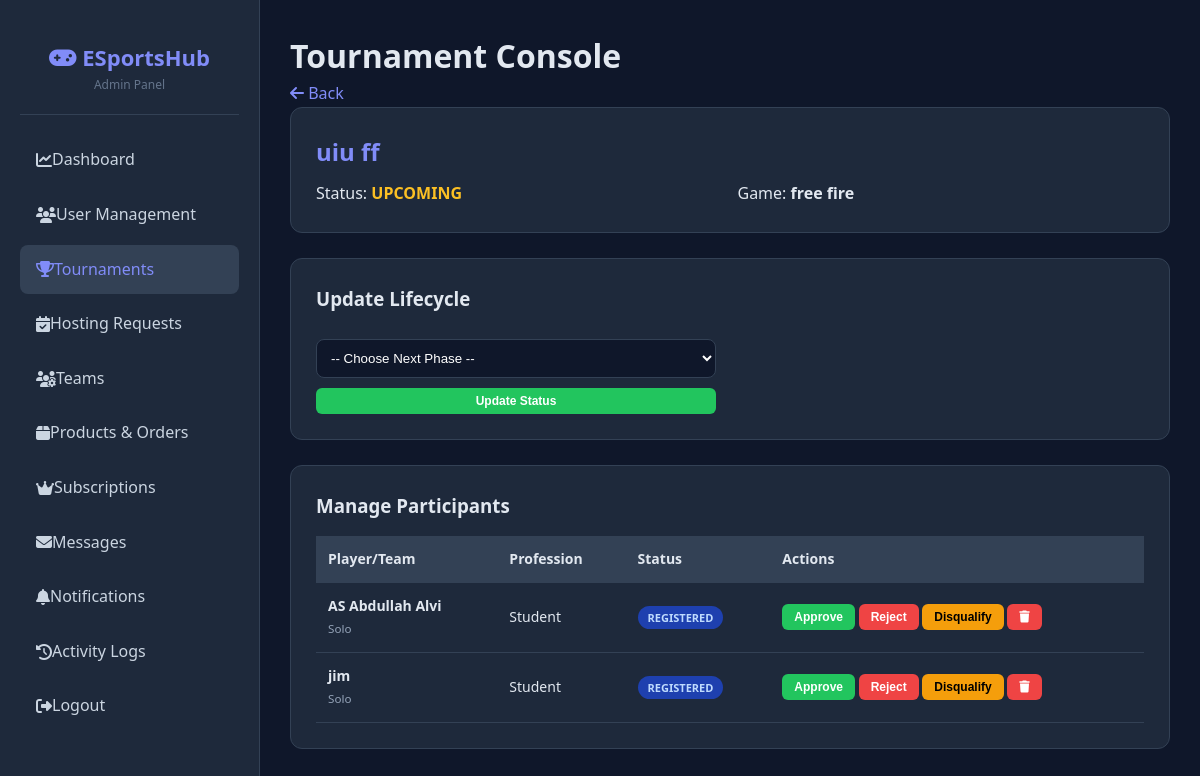
The app's page /admin/view_tournament.php?id=6 (signed in) with its own data.
### tables this page shows
CREATE TABLE `tournaments` (
  `tournament_id` int(11) NOT NULL,
  `tournament_name` varchar(255) NOT NULL,
  `game_category` varchar(100) NOT NULL,
  `tournament_type` enum('Public','University','Invitational') NOT NULL,
  `organizer_id` int(11) NOT NULL,
  `event_id` int(11) DEFAULT NULL,
  `prize_pool` decimal(12,2) DEFAULT NULL,
  `max_participants` int(11) DEFAULT NULL,
  `max_slots` int(11) NOT NULL DEFAULT 0,
  `registration_fee` decimal(10,2) DEFAULT 0.00,
  `rules` text DEFAULT NULL,
  `start_date` date NOT NULL,
  `end_date` date NOT NULL,
  `status` enum('Upcoming','Registration Open','Ongoing','Completed','Cancelled') DEFAULT 'Upcoming',
  `banner_image` varchar(255) DEFAULT NULL,
  `created_at` timestamp NOT NULL DEFAULT current_timestamp(),
  `is_suspended` tinyint(1) DEFAULT 0,
  `join_locked` tinyint(1) DEFAULT 0
);

CREATE TABLE `participants` (
  `participant_id` int(11) NOT NULL,
  `event_id` int(11) DEFAULT NULL,
  `tournament_id` int(11) DEFAULT NULL,
  `user_id` int(11) DEFAULT NULL,
  `team_id` int(11) DEFAULT NULL,
  `registration_date` timestamp NOT NULL DEFAULT current_timestamp(),
  `payment_status` enum('Pending','Paid','Free') DEFAULT 'Free',
  `payment_method` varchar(50) DEFAULT NULL,
  `status` enum('Registered','Active','Disqualified') DEFAULT 'Registered'
);

CREATE TABLE `users` (
  `user_id` int(11) NOT NULL,
  `full_name` varchar(255) NOT NULL,
  `username` varchar(100) NOT NULL,
  `email` varchar(255) NOT NULL,
  `phone` varchar(20) NOT NULL,
  `password_hash` varchar(255) NOT NULL,
  `gender` enum('Male','Female','Other') NOT NULL,
  `date_of_birth` date NOT NULL,
  `profession` enum('Student','Job Holder','Freelancer','Entrepreneur','Content Creator','None') NOT NULL,
  `role` enum('user','admin','host') DEFAULT 'user',
  `is_active` tinyint(1) DEFAULT 1,
  `profile_image` varchar(255) DEFAULT 'default-avatar.png',
  `terms_agreed` tinyint(1) NOT NULL DEFAULT 1,
  `created_at` timestamp NOT NULL DEFAULT current_timestamp(),
  `last_login` timestamp NULL DEFAULT NULL
);

### admin/view_tournament.php (the view, shortened to what this page needs)
<?php
$conn = getConnection();
$tournament_id = (int)($_GET['id'] ?? 0);
$tstmt = $conn->prepare("SELECT * FROM tournaments WHERE tournament_id = ?");
$tstmt->bind_param("i", $tournament_id);
$tstmt->execute();
$tournament = $tstmt->get_result()->fetch_assoc();
$participants = $conn->prepare("
    SELECT
        p.participant_id, p.status,
        u.username, u.full_name, u.profession,
        tm.team_name AS team_name
    FROM participants p
    JOIN users u ON u.user_id = p.user_id
    LEFT JOIN teams tm ON tm.team_id = p.team_id
    WHERE p.tournament_id=?
    ORDER BY p.participant_id DESC
");
$participants->bind_param("i", $tournament_id);
$participants->execute();
$list = $participants->get_result();
?>
<!DOCTYPE html>
<html lang="en">
<head>
    <link rel="stylesheet" href="../assets/css/style.css">
    <link rel="stylesheet" href="../assets/css/admin.css">
    <link rel="stylesheet" href="https://cdnjs.cloudflare.com/ajax/libs/font-awesome/6.4.0/css/all.min.css">
</head>
<body>
<div class="admin-layout">
    <aside class="admin-sidebar">
        <div class="admin-logo">
            <h2><i class="fas fa-gamepad"></i> ESportsHub</h2>
            <p style="font-size: 12px; color: #64748b;">Admin Panel</p>
        </div>
        <nav class="admin-nav">
            <a href="dashboard.php"><i class="fas fa-chart-line"></i> Dashboard</a>
            <a href="users.php"><i class="fas fa-users"></i> User Management</a>
            <a href="tournaments.php" class="active"><i class="fas fa-trophy"></i> Tournaments</a>
            <a href="hosting.php"><i class="fas fa-calendar-check"></i> Hosting Requests</a>
            <a href="teams.php"><i class="fas fa-users-gear"></i> Teams</a>
            <a href="products.php"><i class="fas fa-box"></i> Products & Orders</a>
            <a href="subscriptions.php"><i class="fas fa-crown"></i> Subscriptions</a>
            <a href="messages.php"><i class="fas fa-envelope"></i> Messages</a>
            <a href="notifications.php"><i class="fas fa-bell"></i> Notifications</a>
            <a href="logs.php"><i class="fas fa-history"></i> Activity Logs</a>
            <a href="logout.php"><i class="fas fa-sign-out-alt"></i> Logout</a>
        </nav>
    </aside>
    <main class="admin-content">
        <div class="admin-header">
            <h1>Tournament Console</h1>
            <a href="tournaments.php" style="color: #818cf8; text-decoration: none;"><i class="fas fa-arrow-left"></i> Back</a>
        </div>
        <div class="box">
            <h2 style="color: #818cf8; margin-bottom: 10px;"><?= htmlspecialchars($tournament['tournament_name']) ?></h2>
            <div style="display: grid; grid-template-columns: repeat(auto-fit, minmax(150px, 1fr)); gap: 15px;">
                <p>Status: <b style="color: #fbbf24;"><?= strtoupper($tournament['status']) ?></b></p>
                <p>Game: <b><?= htmlspecialchars($tournament['game_category']) ?></b></p>
            </div>
        </div>
        <div class="box">
            <h3>Update Lifecycle</h3>
            <form method="POST" action="update_tournament_status.php" style="max-width: 400px; margin-top: 15px;">
                <select name="new_status" required>
                    <option value="">-- Choose Next Phase --</option>
                </select>
                <button type="submit" class="btn green" style="margin-top:10px; width:100%">Update Status</button>
            </form>
        </div>
        <div class="box">
            <h3>Manage Participants</h3>
            <table>
                <thead>
                    <tr>
                        <th>Player/Team</th>
                        <th>Profession</th>
                        <th>Status</th>
                        <th>Actions</th>
                    </tr>
                </thead>
                <tbody>
                    <?php while($p = $list->fetch_assoc()): ?>
                    <tr>
                        <td>
                            <b><?= htmlspecialchars($p['full_name'] ?: $p['username']) ?></b><br>
                            <small style="color:#94a3b8"><?= $p['team_name'] ?: 'Solo' ?></small>
                        </td>
                        <td><?= htmlspecialchars($p['profession']) ?></td>
                        <td><span class="badge <?= strtolower($p['status']) ?>"><?= $p['status'] ?></span></td>
                        <td>
                            <form method="POST" style="display:inline">
                                <?php if($p['status'] === 'Registered'): ?>
                                    <button class="btn green" name="action" value="approve">Approve</button>
                                    <button class="btn red" name="action" value="reject">Reject</button>
                                <?php endif; ?>
                                <?php if($p['status'] !== 'Disqualified'): ?>
                                    <button class="btn yellow" name="action" value="disqualify">Disqualify</button>
                                <?php endif; ?>
                                <button class="btn red" name="action" value="remove" onclick="return confirm('Remove permanently?')"><i class="fas fa-trash"></i></button>
                            </form>
                        </td>
                    </tr>
                    <?php endwhile; ?>
                </tbody>
            </table>
        </div>
    </main>
</div>
</body>
</html>

### assets/css/style.css (style rules this page uses)
* { margin: 0; padding: 0; box-sizing: border-box; }
:root { --primary-color: #6366f1; --primary-dark: #4f46e5; --secondary-color: #8b5cf6; --accent-color: #ec4899; --bg-color: #0f172a; --bg-light: #1e293b; --text-color: #e2e8f0; --text-muted: #94a3b8; --white: #ffffff; --success: #10b981; --warning: #f59e0b; --danger: #ef4444; --border-color: #334155; --shadow: 0 10px 30px rgba(0, 0, 0, 0.3); --shadow-lg: 0 20px 60px rgba(0, 0, 0, 0.4); }
body { font-family: 'Inter', -apple-system, BlinkMacSystemFont, 'Segoe UI', Roboto, sans-serif; background: linear-gradient(135deg, #0f172a 0%, #1e293b 100%); color: var(--text-color); line-height: 1.6; overflow-x: hidden; }
.btn { padding: 1rem 2rem; border-radius: 10px; font-weight: 600; font-size: 1rem; cursor: pointer; transition: all 0.3s ease; border: none; text-decoration: none; display: inline-block; }

### admin/view_tournament.php (style rules this page uses)
body { font-family: 'Segoe UI', sans-serif; background: #0f172a; color: #e2e8f0; margin: 0; }
.admin-layout { display: flex; min-height: 100vh; }
.admin-content { margin-left: 260px; flex: 1; padding: 30px; }
.box { background: #1e293b; padding: 25px; border-radius: 12px; margin-bottom: 25px; border: 1px solid #334155; }
.badge { padding: 4px 10px; border-radius: 20px; font-size: 11px; font-weight: bold; text-transform: uppercase; }
.badge.registered { background: #1e40af; color: #bfdbfe; }
table { width: 100%; border-collapse: collapse; margin-top: 15px; }
th, td { padding: 12px; text-align: left; border-bottom: 1px solid #334155; font-size: 14px; }
th { background: #334155; }
.btn { padding: 6px 12px; border-radius: 6px; font-size: 12px; border: none; cursor: pointer; color: white; transition: 0.3s; }
.btn.red { background: #ef4444; }
.btn.green { background: #22c55e; }
.btn.yellow { background: #f59e0b; color: #000; }
select, textarea { background: #0f172a; color: white; border: 1px solid #334155; padding: 10px; border-radius: 8px; width: 100%; margin-top: 10px; resize: vertical; }
.admin-sidebar { width: 260px; background: #1e293b; padding: 20px; position: fixed; height: 100vh; overflow-y: auto; border-right: 1px solid #334155; }
.admin-logo { text-align: center; padding: 20px 0; border-bottom: 1px solid #334155; margin-bottom: 20px; }
.admin-logo h2 { color: #818cf8; font-size: 22px; }
.admin-nav a { display: flex; align-items: center; padding: 12px 16px; color: #cbd5e1; text-decoration: none; border-radius: 8px; margin-bottom: 5px; transition: all 0.3s; }
.admin-nav a:hover, .admin-nav a.active { background: #334155; color: #818cf8; }

### records on screen
tournaments: tournament_name "uiu ff", status "UPCOMING", game_category "free fire"
participants: user.full_name "AS Abdullah Alvi", team_name "Solo", user.profession "Student", status "REGISTERED", shows "Approve", shows "Disqualify"
participants: user.full_name "jim", team_name "Solo", user.profession "Student", status "REGISTERED", shows "Approve", shows "Disqualify"
